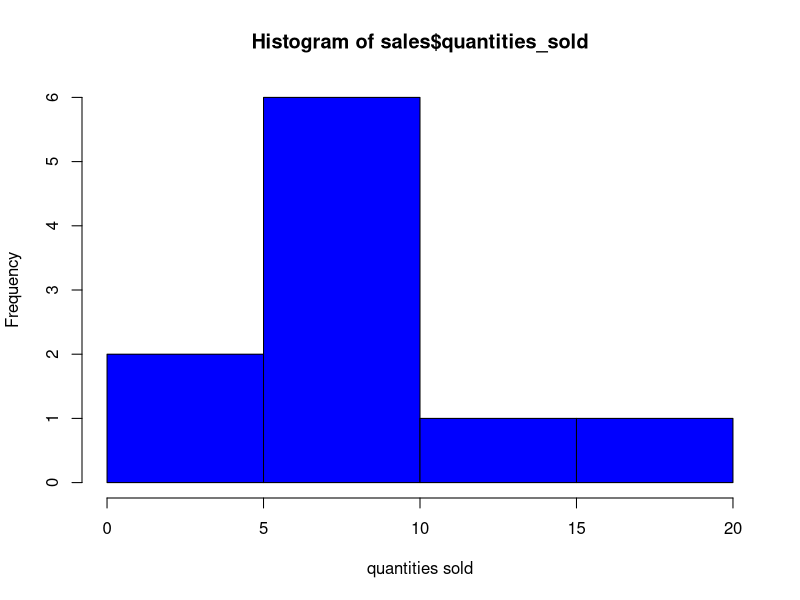

The R source for this figure:
library(stats)

#setting the project directory
setwd("D:/vii_sem_lab_submissions/R/R_practical")
#reading data
sales <- read.csv("sales_data.csv")
summary(sales)
#calculating average product sold
mean_product_sold = mean(sales$quantities_sold)
cat("mean of products sold:",mean_product_sold)

#calculating median of products sold
median_products_sold  = median(sales$quantities_sold)
cat("median of products sold:",median_products_sold)

#calculating the mode in dataset
library(modeest)
mode_quantities = mfv(sales$quantities_sold)
cat("mode of products sold:",mode_quantities)

#finding the range of prices
max = max(sales$price)
min = min(sales$price)

range = max - min
cat("price range is",range)

#alternate way
r = range(sales$price)
print(r)

#calculating variance
variance = var(sales$quantities_sold)
print(variance)



#calculating the standard deviation
std  = sd(sales$quantities_sold)
print(std)

#creating histogram
hist(sales$quantities_sold,xlab =  "quantities sold",col = "blue",border = "black")
